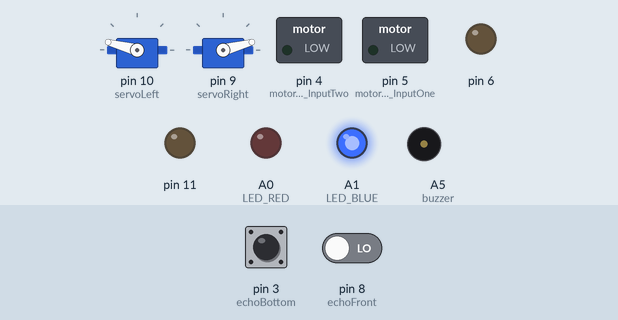
This sketch was run on a simulated Arduino Uno, built with avr-gcc and run on an emulated ATmega328P. Parts: 2 × servo, switched loads named in the sketch (green lamp = pin HIGH), output pins drawn as LEDs (lit = HIGH), buzzer (waves = sounding). Inputs (shaded band) come from the test bench; at power-on: pin 3 (echoBottom) LOW, pin 8 (echoFront) LOW. Pins used as bus, display or sensor lines are not drawn; what the sketch prints to the serial monitor is not drawn.

Above: at 1.3 s.
1.4 s: pin 3 (echoBottom) pulsed HIGH 2 times (0.12 s each, 0.3 s apart)
At 2.2 s:
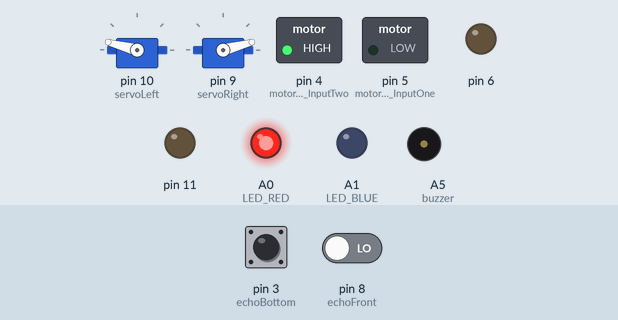
At 4.6 s:
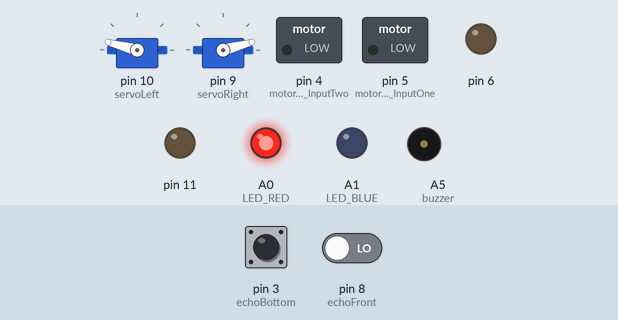
Timing chart, 0 to 7.9 s (numbered marks = the images above; inputs shaded):
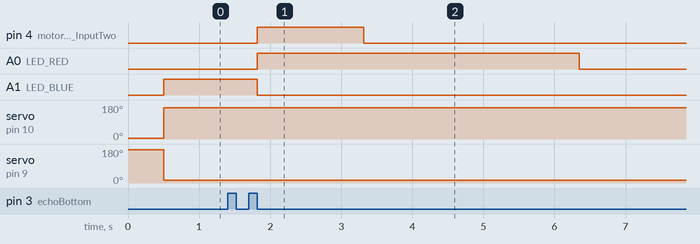

The sketch:

robot_code.ino
```cpp
// #include <NewPing.h>


#include <Servo.h>


// pin constants definition
const int motorOne_InputTwo = 4;
const int motorOne_InputOne = 5;
const int motorOne_Enable = 6;


const int motorTwo_Enable = 11;
const int motorTwo_InputOne = 12;
const int motorTwo_InputTwo = 13;


const int trigFront = 7;
const int echoFront = 8;
const int trigBottom = 2;
const int echoBottom = 3;


const int SWITCH = 1;


const int buzzer = A5;


// objects initialization
Servo servoLeft;
Servo servoRight;


// state variables
String gripStatus = "released";
String mode = "forward";
bool started = false;
int min = 999;


class Timer {
public:
  double timeout;
  double start;
  Timer() {
    timeout = 0;
    start = millis();
  }


  void reset() {
    start = millis();
  }


  void setTimeout(double t) {
    timeout = t;
  }
  double elapsed() {
    return millis() - start;
  }
  bool tick() {
    bool ticked = millis() - start > timeout;
    if (ticked) {
      start = millis();
    }
    return ticked;
  }
};


class LEDHandler {
public:
  const int LED_RED = A0;
  const int LED_BLUE = A1;
  bool red_on = false;
  bool blue_on = false;
  Timer timer;
  LEDHandler() {
    pinMode(LED_RED, OUTPUT);
    pinMode(LED_BLUE, OUTPUT);
    timer.setTimeout(100);
    Serial.println("LED Handler Initialized");
  }


  void LED_OFF() {
    digitalWrite(LED_RED, LOW);
    digitalWrite(LED_BLUE, LOW);
  }


  void LED_ON() {
    digitalWrite(LED_RED, HIGH);
    digitalWrite(LED_BLUE, HIGH);
  }


  void RED_ON() {
    digitalWrite(LED_RED, HIGH);
    red_on = true;
  }
  void BLUE_ON() {
    digitalWrite(LED_BLUE, HIGH);
    blue_on = true;
  }
  void RED_OFF() {
    digitalWrite(LED_RED, LOW);
    red_on = false;
  }
  void BLUE_OFF() {
    digitalWrite(LED_BLUE, LOW);
    blue_on = false;
  }


  bool LEDS_ON() {
    return red_on && blue_on;
  }


  void LED_TOGGLE_BLINK() {
    if (LEDS_ON()) {
      BLUE_OFF();
    }
    if (timer.tick()) {
      if (red_on) {
        RED_OFF();
        BLUE_ON();
      } else {
        BLUE_OFF();
        RED_ON();
      }
    }
  }
};


class Siren {
public:
  int frequency;
  int frequency_k = 2;
  bool playing = false;
  Timer timer;
  Siren() {
    frequency = 700;
    timer.setTimeout(15);
  }


  isPlaying() {
    return playing;
  }


  void start() {
    playing = true;
  }


  void play() {
    if (!playing) {
      return;
    } else {
      tone(buzzer, frequency);
      frequency += frequency_k;
    }
    if (frequency < 700 || frequency > 800) {
      frequency_k *= -1;
    }
    // if (timer.tick()) {
    //   frequency += frequency_k;
    // }
    Serial.println(frequency);
  }


  void stop() {
    playing = false;
    noTone(buzzer);
  }
};


class Beep {
public:
  int frequency;
  int timeout;
  Timer timer, soundTimer;
  bool playing = false;
  LEDHandler led;


  Beep() {
    frequency = 50;
    timeout = 100;
    timer.setTimeout(timeout);
    soundTimer.setTimeout(50);
  }
  void setFrequency(int f){
    frequency = f;
  }


  void setTimeout(int t1, int t2) {
    timeout = t1;
    timer.setTimeout(timeout);
    soundTimer.setTimeout(t2);
  }
  void play() {
    if (!playing && timer.tick()) {
      playing = true;
      soundTimer.reset();
    } else {
      if (playing) {
        tone(buzzer, frequency);
        led.RED_ON();
        if (soundTimer.tick()) {
          playing = false;
          timer.reset();
          noTone(buzzer);
          led.RED_OFF();
        }
      }
    }
  }
};


LEDHandler led_handler;
Siren siren;
// NewPing sonar(trigFront, echoFront, 200);


void setup() {
  Serial.begin(9600);
  for (int i = 4; i <= 10; i++) {
    if (i == 8)
      continue;
    pinMode(i, OUTPUT);
  }
  pinMode(SWITCH, INPUT);
  pinMode(buzzer, OUTPUT);
  pinMode(trigFront, OUTPUT);
  pinMode(echoFront, INPUT);
  pinMode(trigBottom, OUTPUT);
  pinMode(echoBottom, INPUT);
  pinMode(6, OUTPUT);
  pinMode(11, OUTPUT);
  // digitalWrite(motorOne_Enable, HIGH);
  // digitalWrite(motorTwo_Enable, HIGH);
  servoLeft.attach(10);
  servoRight.attach(9);
  gripRelease();
  // siren.start();
}
void forward() {
  // Serial.println("Forward");
  digitalWrite(motorOne_InputOne, HIGH);
  digitalWrite(motorOne_InputTwo, LOW);
  digitalWrite(motorTwo_InputOne, LOW);
  digitalWrite(motorTwo_InputTwo, HIGH);
  // digitalWrite(motorOne_Enable, 0);
  // digitalWrite(motorTwo_Enable, 0);
}
void right() {
  // Serial.println("Turn Right");
  digitalWrite(motorOne_InputOne, HIGH);
  digitalWrite(motorOne_InputTwo, LOW);
  digitalWrite(motorTwo_InputOne, HIGH);
  digitalWrite(motorTwo_InputTwo, LOW);
}
void left() {
  // Serial.println("Turn Right");
  digitalWrite(motorOne_InputOne, LOW);
  digitalWrite(motorOne_InputTwo, HIGH);
  digitalWrite(motorTwo_InputOne, LOW);
  digitalWrite(motorTwo_InputTwo, HIGH);
}
void reverse() {
  // Serial.println("Reverse");
  digitalWrite(motorOne_InputOne, LOW);
  digitalWrite(motorOne_InputTwo, HIGH);
  digitalWrite(motorTwo_InputOne, HIGH);
  digitalWrite(motorTwo_InputTwo, LOW);
}


void stop() {
  // Serial.println("Reverse");
  digitalWrite(motorOne_InputOne, LOW);
  digitalWrite(motorOne_InputTwo, LOW);
  digitalWrite(motorTwo_InputOne, LOW);
  digitalWrite(motorTwo_InputTwo, LOW);
}


long microsecondsToInches(double microseconds) {
  return microseconds / 74 / 2;
}


double microsecondsToCentimeters(double microseconds) {
  return microseconds / 29 / 2;
}


void gripLock() {
  if (gripStatus == "locked") {
    return;
  }
  int d = 50;
  int offset = 5;
  // for (int i = offset; i < 180 - offset; i++){
  //   servoLeft.write(180 - offset - i);
  //   servoRight.write(i);
  //   delay(d);
  // }
  servoLeft.write(offset);
  servoRight.write(180 - offset);
  // delay(500);
  stop();
  gripStatus = "locked";
  delay(500);
}


void gripRelease() {
  if (gripStatus == "released") {
    return;
  }
  int d = 50;
  int offset = 15;
  servoLeft.write(180 - offset);
  servoRight.write(offset);
  // delay(500);
  gripStatus = "released";
}


double get_duration(int trig, int echo) {
  // return 1;
  pinMode(trig, OUTPUT);
  digitalWrite(trig, LOW);
  delay(5);
  digitalWrite(trig, HIGH);
  delay(10);
  digitalWrite(trig, LOW);
  pinMode(echo, INPUT);
  // return 1;
  return microsecondsToCentimeters(pulseIn(echo, HIGH));
}


bool switch_pressed() {
  return digitalRead(SWITCH);
}


Timer reverseTimer;
Beep beep;
// scanTimer.setTimeout(1000);


void loop() {
  {
    if (!started) {
      gripLock();
      Serial.println(switch_pressed());
      led_handler.BLUE_ON();
      gripRelease();
      // scanTimer.setTimeout(1000);
      // siren.play();
      reverseTimer.setTimeout(1500);
      started = true;
      beep.setFrequency(400);
      beep.setTimeout(200, 100);
    }
    // analogWrite(motorOne_Enable, 0);     //allows motor one&#39;s speed to go
    // analogWrite(motorTwo_Enable, 0);     //allows motor two&#39;s speed to go
    double duration, cmFront, cmBottom;  //establishes variables for duration of ping
    cmFront = get_duration(trigFront, echoFront);
    cmBottom = get_duration(trigBottom, echoBottom);


    // Serial.println(cmBottom);
    // beep.play();
    // return;
    if (mode == "forward" || mode == "cup") {
      forward();
      if (cmBottom > 10) {
        led_handler.LED_OFF();
        led_handler.RED_ON();
        reverse();
        delay(1500);
        mode = "stop";
        stop();
        delay(1000);
      }
    }
    if (mode == "forward" && mode != "cup"){
      beep.play();
    }
    if (mode == "stop") {
      stop();
      beep.play();
      return;
    }
    if (cmFront < 6) {
      gripLock();
      // led_handler.LED_OFF();
      // tone(buzzer, 100);
      siren.start();
      led_handler.LED_TOGGLE_BLINK();
      mode = "cup";
    } else {
      gripRelease();
      if (mode == "cup") {
        mode = "reverse";
        reverseTimer.reset();
        siren.stop();
        tone(buzzer, 50);
      } else {
        // led_handler.LED_OFF();
        led_handler.BLUE_ON();
        // mode = "forward";
      }
    }
    if (mode == "reverse") {
      reverse();
      tone(buzzer, 150);
      if (reverseTimer.tick()) {
        Serial.println("Tickkkkkkkkkkk");
        // int a = 1 / 0;
        mode = "stop";
        beep.setTimeout(500, 1000);
        noTone(buzzer);
      }


    }
    Serial.println(mode);
    siren.play();
  }
}
```

Measured:
- after the input at 1.4 s, pin 4 (motorOne_InputTwo): LOW → HIGH after 0.42 s, → LOW 1.5 s later; pin 5 (motorOne_InputOne): stays LOW (without the input it goes to HIGH after 3.7 s)
